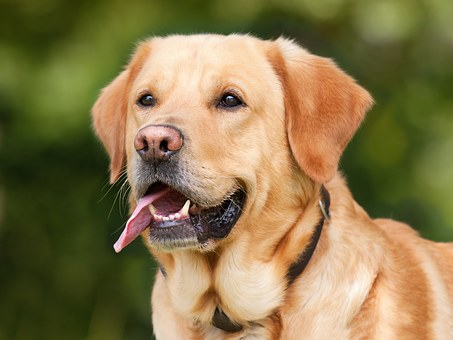
#> input picture 6_Deep Learning/4_Digital Image Processing/5_Image Segmentation/images/dog.jpg, 453 x 340 px
$ jupyter execute 1_segmentation_techniques.ipynb   (shell and % lines are left out)
#> lines starting #> are read from the running program, lines starting #| are printed output that depends on the picture; after the words box and inside, x2 and y2 are one past the last pixel; in counts of white or black regions, pixels touching at a corner belong together
# Image Segmentation

Image segmentation is a computer vision technique that partitions a digital image into discrete groups of pixels—image segments—to inform object detection and related tasks. By parsing an image's complex visual data into specifically shaped segments, image segmentation enables faster, more advanced image processing.

## Import libraries and loading image

[cell 1]
# Importing the required libraries
from skimage.io import imread, imshow
from skimage.data import coins
from skimage.feature import hog
from skimage import color
import cv2

import matplotlib.pyplot as plt

import numpy as np
import pandas as pd

from skimage.feature import canny
from scipy import ndimage as ndi
from skimage.filters import sobel

import warnings
warnings.filterwarnings('ignore')

[cell 2]
# Reading the image and plotting it
image = imread('images/dog.jpg')
#> image is the input picture: shape (340, 453, 3); mean R, G, B 136.4, 119.6, 76.2
imshow(image, cmap = 'gray')

## Different segmentation techniques

### Segmentation using K-means algorithm

[cell 3]
pixel_vals = image.reshape((-1,3))
pixel_vals = np.float32(pixel_vals)

criteria = (cv2.TERM_CRITERIA_EPS + cv2.TERM_CRITERIA_MAX_ITER, 100, 0.85)

# K Means Clustering
k = 3
retval, labels, centers = cv2.kmeans(pixel_vals, k, None, criteria, 10, cv2.KMEANS_RANDOM_CENTERS)
#> retval = 234369356.8; centers = [[61.26, 68.33, 23.35], [232.4, 195.7, 160.6], [171.3, 131, 80.84]]

# Convert data into 8-bit values
centers = np.uint8(centers)
#> centers = [[61, 68, 23], [232, 195, 160], [171, 131, 80]]
segmented_data = centers[labels.flatten()]

# Reshape data into the original image dimensions
segmented_image = segmented_data.reshape((image.shape))
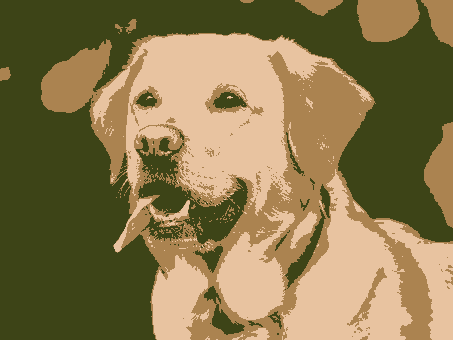
#> segmented_image: shape (340, 453, 3); mean R, G, B 136.1, 119.3, 75.7

# Plotting the images
titles = ['ORIGINAL IMAGE', 'SEGMENTED IMAGE']
images = [image, segmented_image]
count = 2

plt.figure(figsize = (12, 12))

for i in range(count):
    plt.subplot(1, 2, i + 1)
    plt.title(titles[i])
    plt.imshow(images[i], cmap = 'gray')

plt.show()
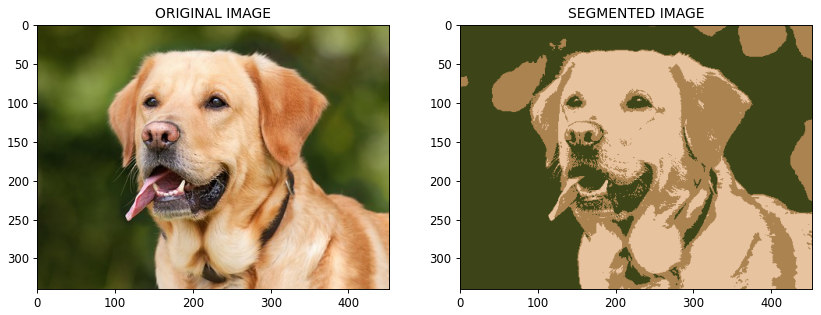
#> figure drawn by matplotlib, 2 panels

### Edge and region based segmentation

In Edge Based segmentation, the boundaries or edges of the images are significantly different from each other and also from the background of the image. This fact is used to do edge detection on images with different levels of intensities and discontinuity on edges. Edges have quite a good amount of information about the image.

Region based segmentation involves dividing the image into smaller segments that have a certain set of rules. This technique employs an algorithm that divides the image into several components with common pixel characteristics. The process looks out for chunks of segments within the image. Small segments can include similar pixes from neighboring pixels and subsequently grow in size.

[cell 4]
coins = coins()
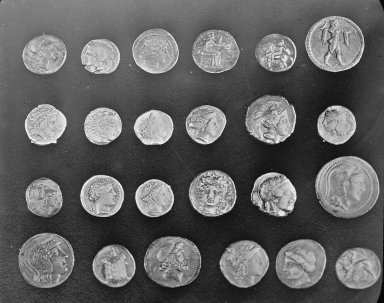
#> input picture skimage.data.coins(), 384 x 303 px
#> coins is the input picture: shape (303, 384); min 1, max 252, mean 96.9
h = np.histogram(coins, bins = np.arange(0, 256))
edges = canny(coins/255.)
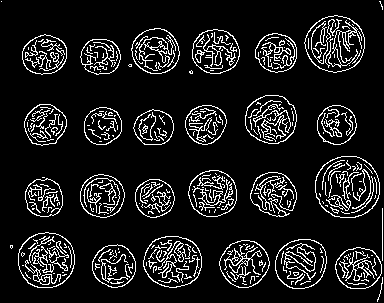
#> edges: shape (303, 384) bool; 11% white in thin lines or dots
fc = ndi.binary_fill_holes(edges)
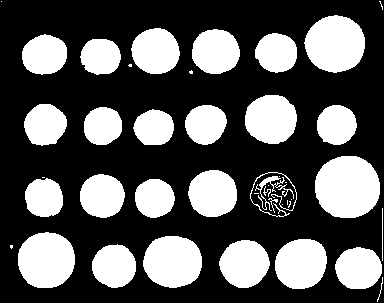
#> fc: shape (303, 384) bool; 34.5% white; 43 white regions (14 under 20 px), largest, box (x1, y1, x2, y2) and area: (315, 156, 380, 218) 3254, (304, 15, 365, 73) 2705, (18, 232, 75, 288) 2562
elmap = sobel(coins)
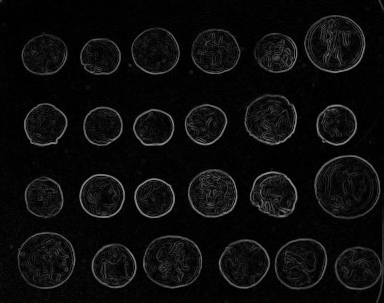
#> elmap: shape (303, 384) float64; min 0, max 0.59, mean 0.0492

# Plotting the images
titles = ['ORIGINAL IMAGE', 'CANNY DETECTION IMAGE', 'HOLE FILL IMAGE', 'SOBEL IMAGE']
images = [coins, edges, fc, elmap]
count = 4

plt.figure(figsize = (12, 12))

for i in range(count):
    plt.subplot(1, 4, i + 1)
    plt.title(titles[i])
    plt.imshow(images[i], cmap = 'gray')

plt.show()

### Object detection using Histogram of Oriented Gradients (HOG)

The core idea behind HOG is to capture the distribution of gradient orientations in an image, which can be used to describe the shape and appearance of objects. HOG features are computed by dividing an image into small cells, calculating the gradient orientations within each cell, and then aggregating these orientations into a histogram. This histogram represents the distribution of gradient orientations, which can be used as a feature vector for object detection.

[cell 5]
from skimage import color
from skimage.feature import hog
from skimage import data, exposure, io
import matplotlib.pyplot as plt

# Converting image to grayscale
image_gray = color.rgb2gray(image)
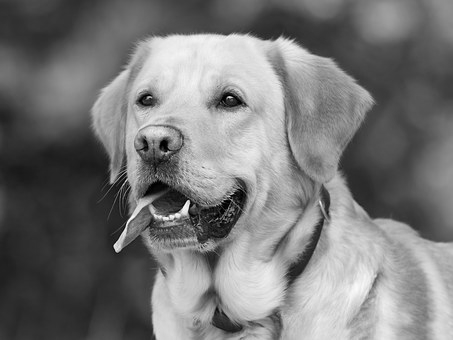
#> image_gray: shape (340, 453) float64; min 0.000565, max 0.993, mean 0.471

# Extract HOG features
features, hog_image = hog(image_gray, orientations = 6, pixels_per_cell=(8, 8), cells_per_block=(2, 2), visualize=True)
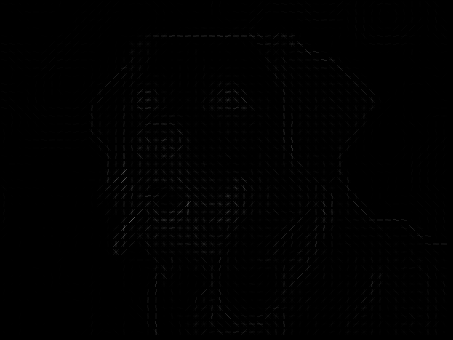
#> hog_image: shape (340, 453) float64; min 0, max 0.36, mean 0.00422

# Plotting the images
titles = ['GRAY IMAGE', 'HOG IMAGE']
images = [image, hog_image]
count = 2

plt.figure(figsize = (12, 12))

for i in range(count):
    plt.subplot(1, 2, i + 1)
    plt.title(titles[i])
    plt.imshow(images[i], cmap = 'gray')

plt.show()

## Hough Transform for line detection

- The Hough Transform (HT) is an integral feature extraction technique in image processing and computer vision, essential for detecting simple geometric shapes like lines, circles, and ellipses in images. It is especially effective in identifying distorted, incomplete, or partially obscured shapes, making it invaluable when traditional edge detection methods fall short.

The Hough Transform operates by transforming image space into parameter space, enabling the detection of shapes through pattern identification in this transformed space.

[cell 6]
import math

cannyedges = cv2.Canny(image, 75, 150)
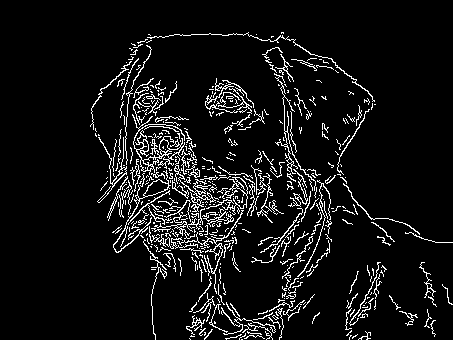
#> cannyedges: shape (340, 453); 7.5% white in thin lines or dots, all inside (x1, y1, x2, y2) = (90, 32, 453, 340)
detectedlines = cv2.HoughLinesP(cannyedges, 1, np.pi/180, 60,maxLineGap=30)
#> detectedlines = 75 rows, first 6: [101, 89, 310, 298], [120, 73, 314, 267], [122, 72, 316, 266], [130, 48, 235, 337], [113, 80, 308, 275], [109, 166, 407, 224]

for line in detectedlines:
  x0, y0, x1, y1 = line[0]
  cv2.line(image, (x0, y0), (x1, y1), (0, 0, 250), 1)
#> this loop made 75 passes
#> (x0, y0, x1, y1) on passes 1 to 12: (101, 89, 310, 298), (120, 73, 314, 267), (122, 72, 316, 266), (130, 48, 235, 337), (113, 80, 308, 275), (109, 166, 407, 224), (105, 87, 313, 295), (110, 84, 300, 274), (146, 39, 237, 336), (135, 136, 315, 316), (96, 136, 332, 208), (111, 81, 302, 272)
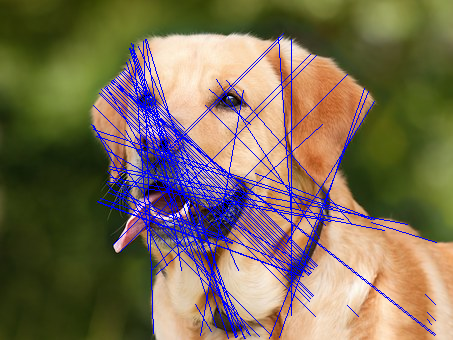
#> image: shape (340, 453, 3); 7.98% of pixels changed, all inside (x1, y1, x2, y2) = (91, 33, 437, 339)

imshow(image)
